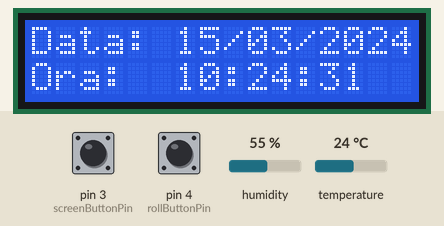
Recording of a sketch running on a simulated Arduino Uno, built with avr-gcc and run on an emulated ATmega328P. Shown: 16×2 character LCD. The inputs (shaded band) are chosen by the test bench; at power-on: pin 3 (screenButtonPin) HIGH, pin 4 (rollButtonPin) HIGH, humidity 55 %, temperature 24 °C. The local clock reads 2024-03-15 10:24:30 at power-on unless the sketch sets it; random numbers use the default seed unless the sketch sets one.

Above: at 1.2 s.
1.3 s: pin 3 (screenButtonPin) pulled LOW for 0.15 s
At 2.5 s:
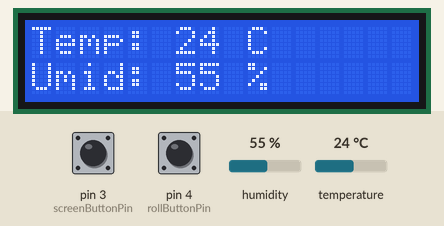
2.9 s: pin 3 (screenButtonPin) pulled LOW for 1 s
At 4.1 s:
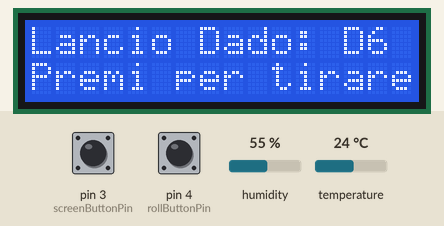
5.4 s: pin 4 (rollButtonPin) pulled LOW for 0.15 s
At 6.0 s:
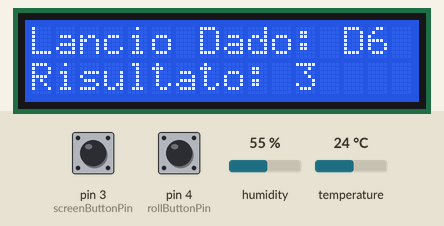
7.0 s: pin 4 (rollButtonPin) pulled LOW for 1 s
At 8.4 s:
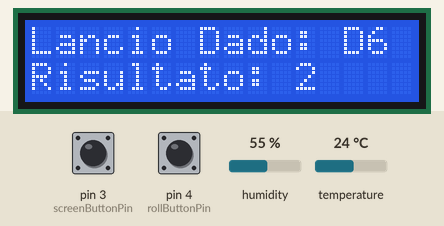
Timing chart, 0 to 10.0 s (numbered marks = the images above; inputs shaded):
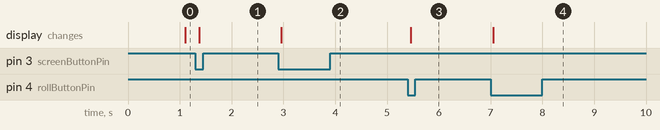

Measured:
- after the input at 2.9 s, the display: changes after 0.06 s (image 2)
- after the input at 5.4 s, the display: changes after 0.06 s (image 3)
- after the input at 7.0 s, the display: changes after 0.06 s (image 4)

The sketch:

ClockCiock_v2.0.ino
```cpp
/*----------------------- C H A N G E L O G -----------------------------------
v1.0 (03/09/2026): Schermata singola con ora (RTC Module) e temperatura (sensore DTH11)
v2.0 (03/09/2026): Navigazione con un pulsante, 5 schermate: Data e ora; temperatura e umidità; 3 schermate D6, D20, D100 aggiunto pulsante per lanciare dado
------------------------------------------------------------------------------
*/
#include <Wire.h>
#include <LiquidCrystal.h>
#include <SimpleDHT.h>
#include "RTClib.h"

// Inizializzazione LCD
LiquidCrystal lcd(7, 8, 9, 10, 11, 12);

// Inizializzazione DHT11
int pinDHT11 = 2;
SimpleDHT11 dht11(pinDHT11);

// Inizializzazione modulo RTC
RTC_DS1307 rtc;

// Impostazioni pulsanti
const int screenButtonPin = 3;  // Pulsante per cambiare schermata
const int rollButtonPin = 4;    // Pulsante per lanciare i dadi

int screenButtonState = HIGH;
int lastScreenButtonState = HIGH;
unsigned long lastScreenDebounceTime = 0;

int rollButtonState = HIGH;
int lastRollButtonState = HIGH;
unsigned long lastRollDebounceTime = 0;

unsigned long debounceDelay = 50;

// 0=Data/Ora, 1=Temp/Umid, 2=D6, 3=D20, 4=D100
int currentScreen = 0;

// Variabili per i risultati dei dadi
int resultD6 = 0;
int resultD20 = 0;
int resultD100 = 0;

// Variabili per il timing dello schermo
unsigned long previousMillis = 0;
const long interval = 1000;
bool forceUpdate = false; // Forza l'aggiornamento dello schermo quando premiamo un tasto

void setup() {
  lcd.begin(16, 2);
  Wire.begin();

  // Imposta i pin dei pulsanti con resistenza di pull-up interna
  pinMode(screenButtonPin, INPUT_PULLUP);
  pinMode(rollButtonPin, INPUT_PULLUP);

  // Inizializza la generazione casuale leggendo il rumore dal pin analogico A0
  randomSeed(analogRead(0));

  if (!rtc.begin()) {
    lcd.print("Errore RTC");
    while (1);
  }

  // Ricorda di togliere i commenti (//) se devi sincronizzare l'ora!
  // rtc.adjust(DateTime(F(__DATE__), F(__TIME__)));
}

void loop() {
  unsigned long currentMillis = millis();

  // --- 1. GESTIONE PULSANTE CAMBIO SCHERMATA ---
  int readingScreen = digitalRead(screenButtonPin);
  if (readingScreen != lastScreenButtonState) {
    lastScreenDebounceTime = currentMillis;
  }
  if ((currentMillis - lastScreenDebounceTime) > debounceDelay) {
    if (readingScreen != screenButtonState) {
      screenButtonState = readingScreen;

      if (screenButtonState == LOW) {
        currentScreen++;
        if (currentScreen > 4) {
          currentScreen = 0; // Torna alla prima schermata
        }
        lcd.clear();
        forceUpdate = true; // Aggiorna la grafica all'istante
      }
    }
  }
  lastScreenButtonState = readingScreen;

  // --- 2. GESTIONE PULSANTE LANCIO DADI ---
  int readingRoll = digitalRead(rollButtonPin);
  if (readingRoll != lastRollButtonState) {
    lastRollDebounceTime = currentMillis;
  }
  if ((currentMillis - lastRollDebounceTime) > debounceDelay) {
    if (readingRoll != rollButtonState) {
      rollButtonState = readingRoll;

      // Se viene premuto il pulsante "Roll"
      if (rollButtonState == LOW) {
        // Lancia il dado in base alla schermata corrente
        if (currentScreen == 2) {
          resultD6 = random(1, 7); // Genera da 1 a 6
        }
        else if (currentScreen == 3) {
          resultD20 = random(1, 21); // Genera da 1 a 20
        }
        else if (currentScreen == 4) {
          resultD100 = random(1, 101); // Genera da 1 a 100
        }
        forceUpdate = true; // Mostra subito il risultato
      }
    }
  }
  lastRollButtonState = readingRoll;

  // --- 3. AGGIORNAMENTO DEL DISPLAY ---
  if (currentMillis - previousMillis >= interval || forceUpdate || currentMillis < 100) {
    previousMillis = currentMillis;
    forceUpdate = false;

    // SCHERMATA 0: DATA E ORA
    if (currentScreen == 0) {
      DateTime now = rtc.now();
      lcd.setCursor(0, 0);
      lcd.print("Data: ");
      if (now.day() < 10) lcd.print('0');
      lcd.print(now.day());
      lcd.print('/');
      if (now.month() < 10) lcd.print('0');
      lcd.print(now.month());
      lcd.print('/');
      lcd.print(now.year());

      lcd.setCursor(0, 1);
      lcd.print("Ora:  ");
      if (now.hour() < 10) lcd.print('0');
      lcd.print(now.hour());
      lcd.print(':');
      if (now.minute() < 10) lcd.print('0');
      lcd.print(now.minute());
      lcd.print(':');
      if (now.second() < 10) lcd.print('0');
      lcd.print(now.second());
    }
    // SCHERMATA 1: TEMPERATURA E UMIDITÀ
    else if (currentScreen == 1) {
      byte temperature = 0;
      byte humidity = 0;
      if (dht11.read(&temperature, &humidity, NULL) == 0) {
        lcd.setCursor(0, 0);
        lcd.print("Temp: ");
        lcd.print(temperature);
        lcd.print(" C     ");
        lcd.setCursor(0, 1);
        lcd.print("Umid: ");
        lcd.print(humidity);
        lcd.print(" %     ");
      }
    }
    // SCHERMATA 2: DADO D6
    else if (currentScreen == 2) {
      lcd.setCursor(0, 0);
      lcd.print("Lancio Dado: D6 ");
      lcd.setCursor(0, 1);
      if (resultD6 == 0) lcd.print("Premi per tirare");
      else {
        lcd.print("Risultato: ");
        lcd.print(resultD6);
        lcd.print("     ");
      }
    }
    // SCHERMATA 3: DADO D20
    else if (currentScreen == 3) {
      lcd.setCursor(0, 0);
      lcd.print("Lancio Dado: D20");
      lcd.setCursor(0, 1);
      if (resultD20 == 0) lcd.print("Premi per tirare");
      else {
        lcd.print("Risultato: ");
        lcd.print(resultD20);
        lcd.print("     ");
      }
    }
    // SCHERMATA 4: DADO D100
    else if (currentScreen == 4) {
      lcd.setCursor(0, 0);
      lcd.print("Lancio Dado:D100");
      lcd.setCursor(0, 1);
      if (resultD100 == 0) lcd.print("Premi per tirare");
      else {
        lcd.print("Risultato: ");
        lcd.print(resultD100);
        lcd.print("     ");
      }
    }
  }
}
```
